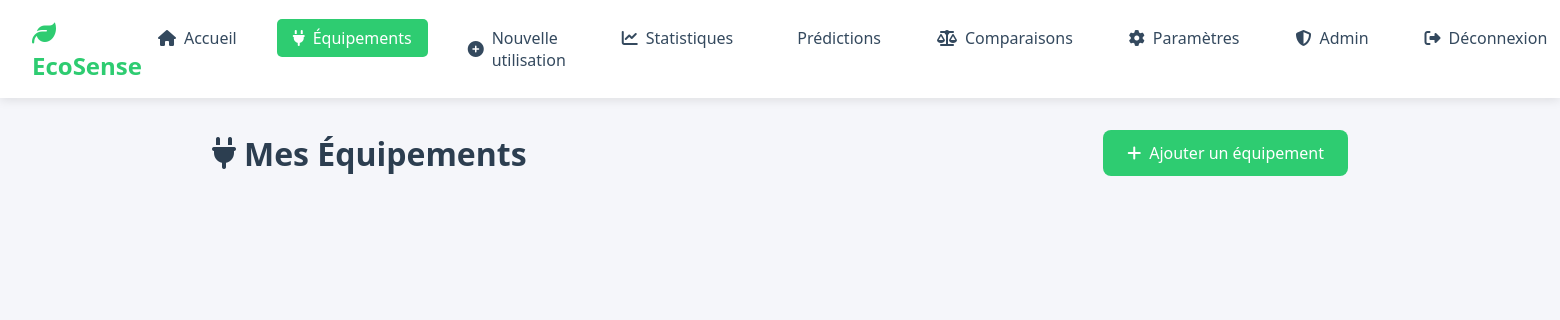
The page /equipments (signed in) on the database as committed earlier.
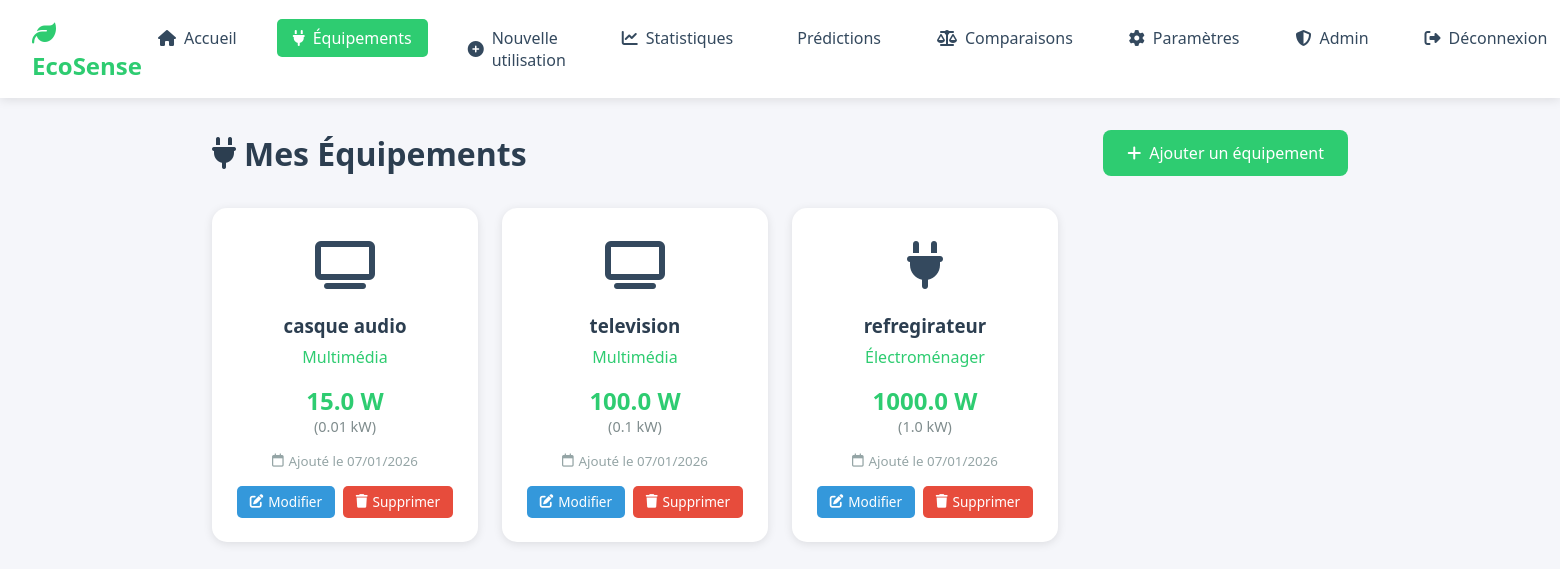
The same page on the database as committed later.
### models/database.py (models this page shows)
class Equipment(Base):
    __tablename__ = 'equipments'
    id = Column(Integer, primary_key=True)
    user_id = Column(Integer, ForeignKey('users.id'), nullable=False)
    name = Column(String(100), nullable=False)
    puissance_watts = Column(Float, nullable=False)
    category = Column(String(50), nullable=False)
    date_added = Column(DateTime, default=datetime.now)
    user = relationship('User', back_populates='equipments')
    usages = relationship('Usage', back_populates='equipment', lazy='select')

### app.py (the view)
@app.route('/equipments')
@login_required
def equipments():
    user_id = session['user_id']
    db = get_session()
    try:
        equipments_list = db.query(Equipment).filter(
            Equipment.user_id == user_id
        ).all()
        return render_template('equipments.html', equipments=equipments_list)
    finally:
        db.close()

### app.py (called while the page is built)
def login_required(f):
    @wraps(f)
    def decorated_function(*args, **kwargs):
        if 'user_id' not in session:
            flash('Vous devez être connecté.', 'warning')
            return redirect(url_for('login'))
        return f(*args, **kwargs)
    return decorated_function

### models/database.py (called while the page is built)
def get_session():
    engine = create_engine('sqlite:///database.db', echo=False)
    Session = sessionmaker(bind=engine)
    return Session()

### templates/equipments.html (shortened to what this page needs)
<!DOCTYPE html>
<html lang="fr">
<head>
    <link rel="stylesheet" href="https://cdnjs.cloudflare.com/ajax/libs/font-awesome/6.4.0/css/all.min.css">
    <link rel="stylesheet" href="{{ url_for('static', filename='css/style.css') }}">
</head>
<body>
    <nav class="navbar">
        <div class="nav-brand"><i class="fas fa-leaf"></i> EcoSense</div>
        <ul class="nav-menu">
            <li><a href="{{ url_for('home') }}"><i class="fas fa-home"></i> Accueil</a></li>
            <li><a href="{{ url_for('equipments') }}" class="active"><i class="fas fa-plug"></i> Équipements</a></li>
            <li><a href="{{ url_for('add_usage') }}"><i class="fas fa-plus-circle"></i> Nouvelle utilisation</a></li>
            <li><a href="#"><i class="fas fa-chart-line"></i> Statistiques</a></li>
            <li><a href="#"> Prédictions</a></li>
            <li><a href="{{ url_for('comparisons') }}"><i class="fas fa-balance-scale"></i> Comparaisons</a></li>
            <li><a href="{{ url_for('settings') }}"><i class="fas fa-cog"></i> Paramètres</a></li>
            {% if session.is_admin == 1 %}
            <li><a href="{{ url_for('admin_panel') }}"><i class="fas fa-shield-alt"></i> Admin</a></li>
            {% endif %}
            <li><a href="{{ url_for('logout') }}"><i class="fas fa-sign-out-alt"></i> Déconnexion</a></li>
        </ul>
    </nav>
    <div class="container">
        <div class="page-header">
            <h1><i class="fas fa-plug"></i> Mes Équipements</h1>
            <a href="{{ url_for('add_equipment') }}" class="btn btn-primary">
                <i class="fas fa-plus"></i> Ajouter un équipement
            </a>
        </div>
        {% if equipments %}
            <div class="equipments-grid">
                {% for equipment in equipments %}
               <div class="equipment-card">
                    <div class="equipment-icon">
                        {% if equipment.category == 'Ménager' %}
                            <i class="fas fa-blender"></i>
                        {% elif equipment.category == 'Multimédia' %}
                            <i class="fas fa-tv"></i>
                        {% elif equipment.category == 'Informatique' %}
                            <i class="fas fa-laptop"></i>
                        {% elif equipment.category == 'Éclairage' %}
                            <i class="fas fa-lightbulb"></i>
                        {% elif equipment.category == 'Climatisation' %}
                            <i class="fas fa-snowflake"></i>
                        {% else %}
                            <i class="fas fa-plug"></i>
                        {% endif %}
                    </div>
                    <h3>{{ equipment.name }}</h3>
                    <p class="equipment-category">{{ equipment.category }}</p>
                    <div class="equipment-power">
                        <strong>{{ equipment.puissance_watts }} W</strong>
                        <span>({{ (equipment.puissance_watts / 1000)|round(2) }} kW)</span>
                    </div>
                    <div class="equipment-info">
                        <small><i class="far fa-calendar"></i> Ajouté le {{ equipment.date_added.strftime('%d/%m/%Y') }}</small>
                    </div>
                    <div class="equipment-actions">
                        <a href="{{ url_for('edit_equipment', equipment_id=equipment.id) }}" class="btn-small btn-edit">
                            <i class="fas fa-edit"></i> Modifier
                        </a>
                        <a href="{{ url_for('delete_equipment', equipment_id=equipment.id) }}"
                            class="btn-small btn-delete"
                            onclick="return confirm('Supprimer cet équipement ?')">
                            <i class="fas fa-trash"></i> Supprimer
                        </a>
                    </div>
               </div>
                {% endfor %}
            </div>
        {% endif %}
    </div>
</body>
</html>

Rows that differ between the two databases and show on the page:
added Equipment: name "casque audio", category "Multimédia", puissance_watts "15.0", (equipment.puissance_watts/1000)|round(2) "0.01", date_added "07/01/2026"
added Equipment: name "television", category "Multimédia", puissance_watts "100.0", (equipment.puissance_watts/1000)|round(2) "0.1", date_added "07/01/2026"
added Equipment: name "refregirateur", category "Électroménager", puissance_watts "1000.0", (equipment.puissance_watts/1000)|round(2) "1.0", date_added "07/01/2026"
